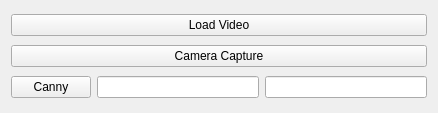
<?xml version="1.0" encoding="UTF-8"?>
<ui version="4.0">
 <class>VideoCaptureCannyClass</class>
 <widget class="QWidget" name="VideoCaptureCannyClass">
  <property name="geometry">
   <rect>
    <x>0</x>
    <y>0</y>
    <width>438</width>
    <height>113</height>
   </rect>
  </property>
  <property name="windowTitle">
   <string>VideoCaptureCanny</string>
  </property>
  <layout class="QVBoxLayout" name="verticalLayout">
   <item>
    <widget class="QPushButton" name="loadVideo_button">
     <property name="text">
      <string>Load Video</string>
     </property>
    </widget>
   </item>
   <item>
    <widget class="QPushButton" name="camera_button">
     <property name="text">
      <string>Camera Capture</string>
     </property>
    </widget>
   </item>
   <item>
    <layout class="QHBoxLayout" name="horizontalLayout">
     <item>
      <widget class="QPushButton" name="canny_button">
       <property name="text">
        <string>Canny</string>
       </property>
      </widget>
     </item>
     <item>
      <widget class="QLineEdit" name="cannyA_text"/>
     </item>
     <item>
      <widget class="QLineEdit" name="cannyB_text"/>
     </item>
    </layout>
   </item>
  </layout>
 </widget>
 <layoutdefault spacing="6" margin="11"/>
 <resources/>
 <connections/>
</ui>
